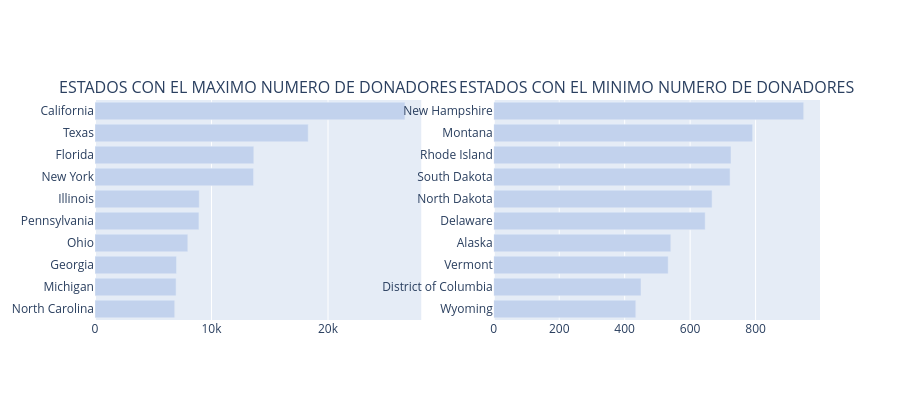

Here is the notebook cell this chart was saved with:
### Code cell
def bar_hor(df, col, title, color, w=None, h=None, lm=0, limit=100, return_trace=False, rev=False):
    cnt_srs = df[col].value_counts()
    yy = cnt_srs.head(limit).index[::-1] 
    xx = cnt_srs.head(limit).values[::-1] 
    if rev:
        yy = cnt_srs.tail(limit).index[::-1] 
        xx = cnt_srs.tail(limit).values[::-1] 
        
    
    trace = go.Bar(y=yy, x=xx, orientation = 'h', marker=dict(color=color))
    if return_trace:
        return trace 
    layout = dict(title=title, margin=dict(l=lm), width=w, height=h)
    data = [trace]
    fig = go.Figure(data=data, layout=layout)
    iplot(fig)

def bar_hor_noagg(x, y, title, color, w=None, h=None, lm=0, limit=100, rt=False):
    trace = go.Bar(y=x, x=y, orientation = 'h', marker=dict(color=color))
    if rt:
        return trace
    layout = dict(title=title, margin=dict(l=lm), width=w, height=h)
    data = [trace]
    fig = go.Figure(data=data, layout=layout)
    iplot(fig)


def bar_ver_noagg(x, y, title, color, w=None, h=None, lm=0, rt = False):
    trace = go.Bar(y=y, x=x, marker=dict(color=color))
    if rt:
        return trace
    layout = dict(title=title, margin=dict(l=lm), width=w, height=h)
    data = [trace]
    fig = go.Figure(data=data, layout=layout)
    iplot(fig)

    
trace1 = bar_hor(donors_df, 'Donor City', "Top Cities with maximum Donors", '#c2d2ed', 500, 400, 200, limit = 10, return_trace=True)
trace2 = bar_hor(donors_df, 'Donor State', "Top States with maximum Donors", '#c2d2ed', 500, 400, 200, limit = 10, return_trace=True)
trace4 = bar_hor(donors_df, 'Donor State', "Top States with maximum Donors", '#c2d2ed', 600, 400, 200, limit = 10, return_trace=True, rev=True)


fig = tools.make_subplots(rows=1, cols=2, print_grid=False, subplot_titles = ['ESTADOS CON EL MAXIMO NUMERO DE DONADORES','ESTADOS CON EL MINIMO NUMERO DE DONADORES'])
# fig = tools.make_subplots(rows=2, cols=2, specs=[[{}, {}], [{'colspan': 2}, None]], print_grid=False, subplot_titles = ['States with maximum Donors','States with minimum Donors', 'Cities with maximum Donors'])
fig.append_trace(trace2, 1, 1);
fig.append_trace(trace4, 1, 2);
# fig.append_trace(trace1, 2, 1);

fig['layout'].update(height=400, showlegend=False);
iplot(fig);

### Figure 1 — Plotly figure (JSON) as saved in the notebook; plotly's stock layout.template omitted (floating-point values rounded to 4 significant figures)
{"data": [{"marker": {"color": "#c2d2ed"}, "orientation": "h", "type": "bar", "x": [6841, 6957, 6997, 7967, 8921, 8950, 13609, 13632, 18301, 26603], "xaxis": "x", "y": ["North Carolina", "Michigan", "Georgia", "Ohio", "Pennsylvania", "Illinois", "New York", "Florida", "Texas", "California"], "yaxis": "y"}, {"marker": {"color": "#c2d2ed"}, "orientation": "h", "type": "bar", "x": [434, 450, 533, 541, 646, 667, 722, 725, 791, 947], "xaxis": "x2", "y": ["Wyoming", "District of Columbia", "Vermont", "Alaska", "Delaware", "North Dakota", "South Dakota", "Rhode Island", "Montana", "New Hampshire"], "yaxis": "y2"}], "layout": {"annotations": [{"font": {"size": 16}, "showarrow": false, "text": "ESTADOS CON EL MAXIMO NUMERO DE DONADORES", "x": 0.225, "xanchor": "center", "xref": "paper", "y": 1, "yanchor": "bottom", "yref": "paper"}, {"font": {"size": 16}, "showarrow": false, "text": "ESTADOS CON EL MINIMO NUMERO DE DONADORES", "x": 0.775, "xanchor": "center", "xref": "paper", "y": 1, "yanchor": "bottom", "yref": "paper"}], "height": 400, "showlegend": false, "xaxis": {"anchor": "y", "domain": [0, 0.45]}, "xaxis2": {"anchor": "y2", "domain": [0.55, 1]}, "yaxis": {"anchor": "x", "domain": [0, 1]}, "yaxis2": {"anchor": "x2", "domain": [0, 1]}}}
